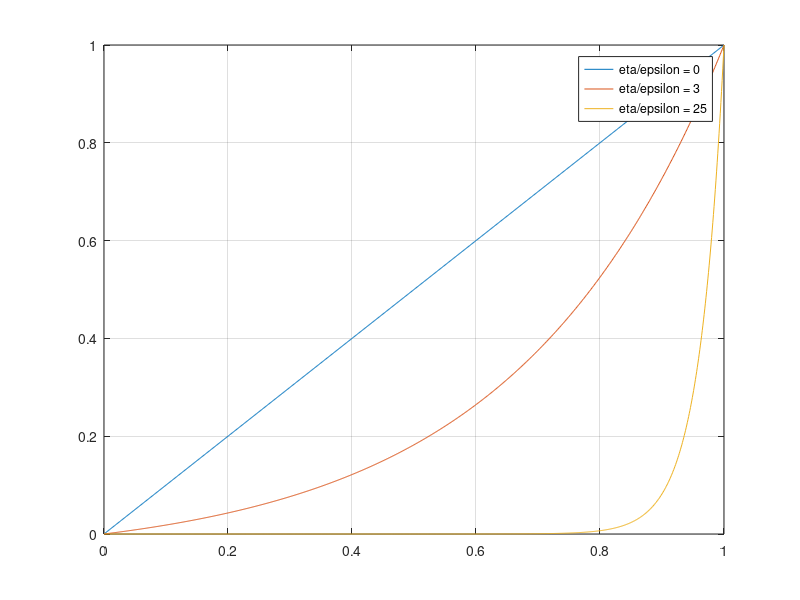

MATLAB code to generate this figure:
%% Plotting the analytical solution to the homogeneous advection-diffusion equation
%% Figure 11.1

xh = linspace(0,1,1000);

% epsilon fixed at one 

uex = @(x,beta) (exp(beta*x)-1)/(exp(beta)-1); % exact solution

% Plotting for different values of beta, the bigger it gets,
% the more the advection term is dominant

plot(xh,uex(xh,0.00001))
hold on; grid on;
plot(xh,uex(xh,3))
plot(xh,uex(xh,25))

legend("\beta/\epsilon = 0","\beta/\epsilon = 3","\beta/\epsilon = 25",Location="northwest");
